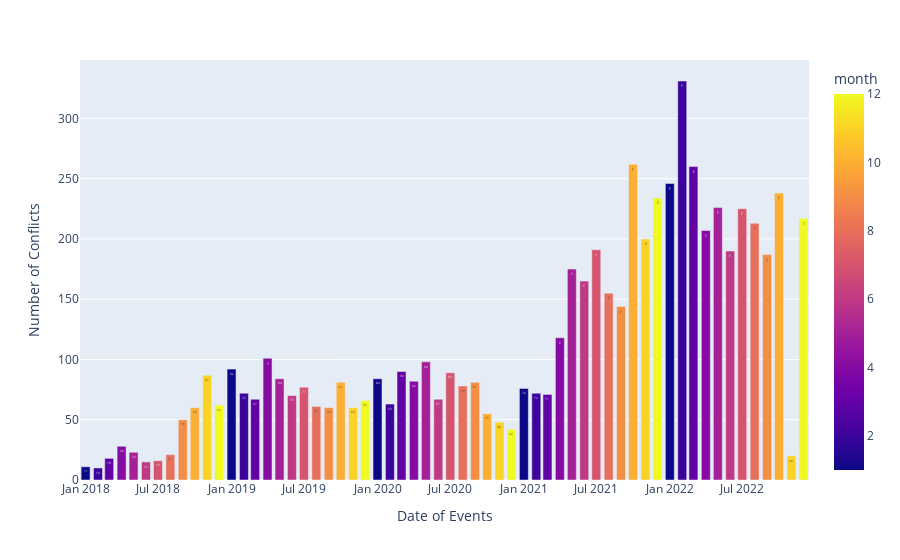

Notebook source saved alongside this figure:
### Code cell
fig = px.bar(conflicts_data, x="Date of Events", y="Number of Conflicts", 
                color='month' ,text='Number of Conflicts'  )
                #text_auto='.2s',     
                #template = 'plotly_dark',
                #trendline = 'ols',
               # trendline_color_override='darkblue',
                #trendline_scope="overall",
                #title = "Monthly Average Temperature for a representative climatique",
                
              
#fig.update_traces(mode='lines')
fig.show()

### Figure 1 — Plotly figure (JSON) as saved in the notebook; plotly's stock layout.template omitted (floating-point values rounded to 4 significant figures)
{"data": [{"alignmentgroup": "True", "hovertemplate": "Date of Events=%{x}<br>Number of Conflicts=%{text}<br>month=%{marker.color}<extra></extra>", "legendgroup": "", "marker": {"color": [1, 2, 3, 4, 5, 6, 7, 8, 9, 10, 11, 12, 1, 2, 3, 4, 5, 6, 7, 8, 9, 10, 11, 12, 1, 2, 3, 4, 5, 6, 7, 8, 9, 10, 11, 12, 1, 2, 3, 4, 5, 6, 7, 8, 9, 10, 11, 12, 1, 2, 3, 4, 5, 6, 7, 8, 9, 10, 11, 12], "coloraxis": "coloraxis", "pattern": {"shape": ""}}, "name": "", "offsetgroup": "", "orientation": "v", "showlegend": false, "text": [11, 10, 18, 28, 23, 15, 16, 21, 50, 60, 87, 62, 92, 72, 67, 101, 84, 70, 77, 61, 60, 81, 60, 66, 84, 63, 90, 82, 98, 67, 89, 78, 81, 55, 48, 42, 76, 72, 71, 118, 175, 165, 191, 155, 144, 262, 200, 234, 246, 331, 260, 207, 226, 190, 225, 213, 187, 238, 20, 217], "textposition": "auto", "type": "bar", "x": ["2018-01-01T00:00:00", "2018-02-01T00:00:00", "2018-03-01T00:00:00", "2018-04-01T00:00:00", "2018-05-01T00:00:00", "2018-06-01T00:00:00", "2018-07-01T00:00:00", "2018-08-01T00:00:00", "2018-09-01T00:00:00", "2018-10-01T00:00:00", "2018-11-01T00:00:00", "2018-12-01T00:00:00", "2019-01-01T00:00:00", "2019-02-01T00:00:00", "2019-03-01T00:00:00", "2019-04-01T00:00:00", "2019-05-01T00:00:00", "2019-06-01T00:00:00", "2019-07-01T00:00:00", "2019-08-01T00:00:00", "2019-09-01T00:00:00", "2019-10-01T00:00:00", "2019-11-01T00:00:00", "2019-12-01T00:00:00", "2020-01-01T00:00:00", "2020-02-01T00:00:00", "2020-03-01T00:00:00", "2020-04-01T00:00:00", "2020-05-01T00:00:00", "2020-06-01T00:00:00", "2020-07-01T00:00:00", "2020-08-01T00:00:00", "2020-09-01T00:00:00", "2020-10-01T00:00:00", "2020-11-01T00:00:00", "2020-12-01T00:00:00", "2021-01-01T00:00:00", "2021-02-01T00:00:00", "2021-03-01T00:00:00", "2021-04-01T00:00:00", "2021-05-01T00:00:00", "2021-06-01T00:00:00", "2021-07-01T00:00:00", "2021-08-01T00:00:00", "2021-09-01T00:00:00", "2021-10-01T00:00:00", "2021-11-01T00:00:00", "2021-12-01T00:00:00", "2022-01-01T00:00:00", "2022-02-01T00:00:00", "2022-03-01T00:00:00", "2022-04-01T00:00:00", "2022-05-01T00:00:00", "2022-06-01T00:00:00", "2022-07-01T00:00:00", "2022-08-01T00:00:00", "2022-09-01T00:00:00", "2022-10-01T00:00:00", "2022-11-01T00:00:00", "2022-12-01T00:00:00"], "xaxis": "x", "y": [11, 10, 18, 28, 23, 15, 16, 21, 50, 60, 87, 62, 92, 72, 67, 101, 84, 70, 77, 61, 60, 81, 60, 66, 84, 63, 90, 82, 98, 67, 89, 78, 81, 55, 48, 42, 76, 72, 71, 118, 175, 165, 191, 155, 144, 262, 200, 234, 246, 331, 260, 207, 226, 190, 225, 213, 187, 238, 20, 217], "yaxis": "y"}], "layout": {"barmode": "relative", "coloraxis": {"colorbar": {"title": {"text": "month"}}, "colorscale": [[0, "#0d0887"], [0.1111, "#46039f"], [0.2222, "#7201a8"], [0.3333, "#9c179e"], [0.4444, "#bd3786"], [0.5556, "#d8576b"], [0.6667, "#ed7953"], [0.7778, "#fb9f3a"], [0.8889, "#fdca26"], [1, "#f0f921"]]}, "legend": {"tracegroupgap": 0}, "margin": {"t": 60}, "xaxis": {"anchor": "y", "domain": [0, 1], "title": {"text": "Date of Events"}}, "yaxis": {"anchor": "x", "domain": [0, 1], "title": {"text": "Number of Conflicts"}}}}
